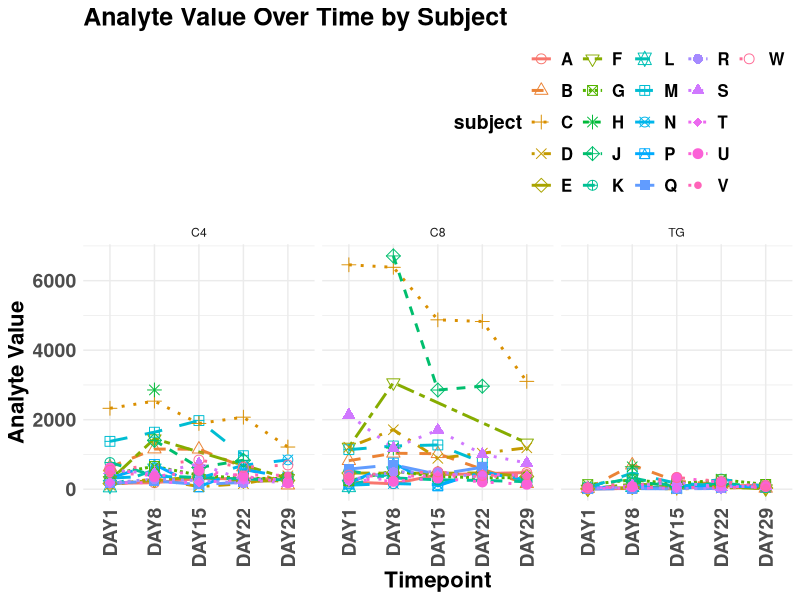
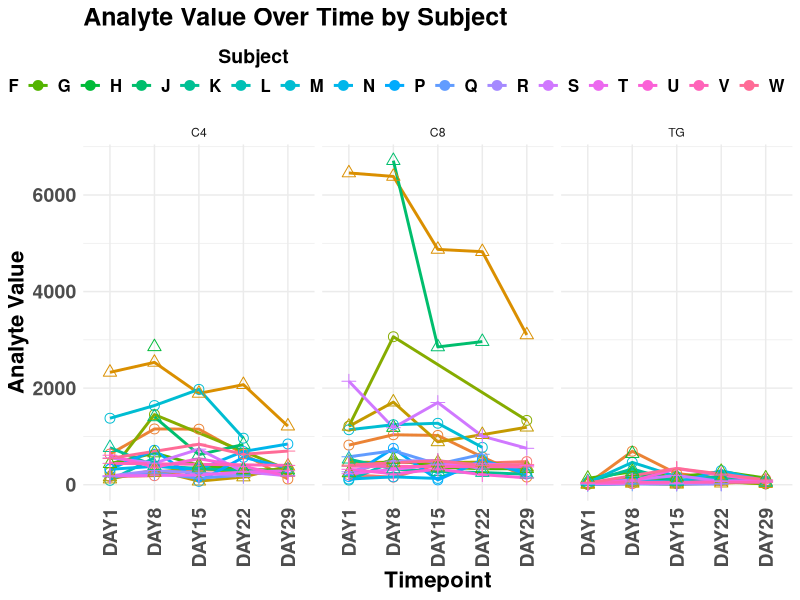
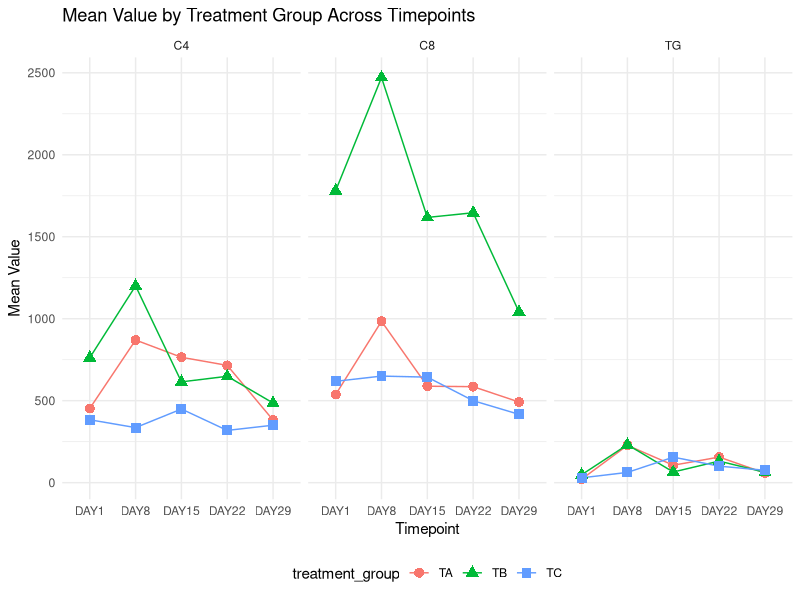
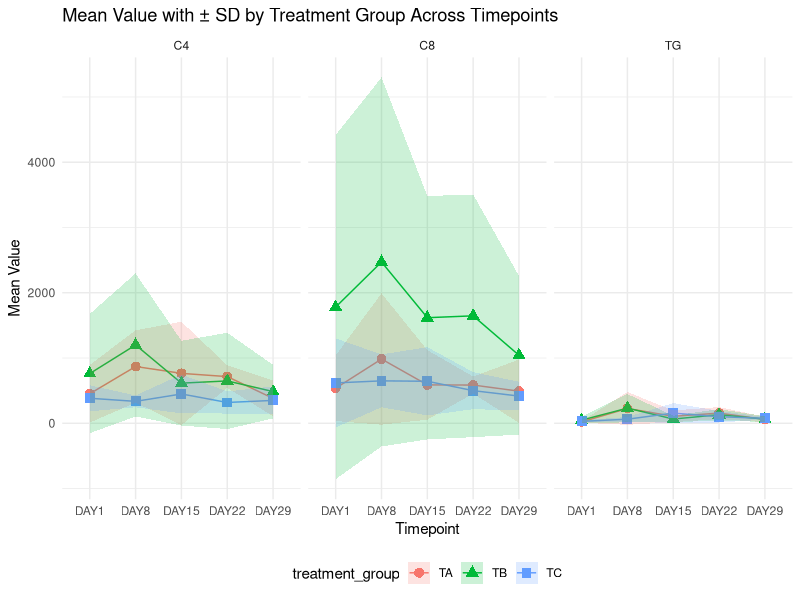

Reproduce these figures in R, in order.
library(ggplot2)
library(reshape2)
library(dplyr)
library(tidyr)
library(car)
library(lmtest)
library(nortest)
library(multcomp)
library(emmeans)



# READING the DATA : 

x = read.delim("input.txt", header = T, sep="\t", stringsAsFactors = FALSE)
colnames(x)



# DATA EXPLORATION : 

print("the subjects enrolled in the study :")
table(x$subject)
print("the number of subjects is :")
length(unique(x$subject))
print("the timepoints :")
table(x$timepoint)
print("the markers :")
table(x$marker)
print("the treatment groups :")
table(x$treatment_group)

# coding subject, timepoint, marker, treatment_group as FACTORS

x$subject <- factor(x$subject)
x$timepoint <- factor(x$timepoint)
x$marker <- factor(x$marker)
x$treatment_group <- factor(x$treatment_group)

# ensuring that 'timepoint' is a factor with the desired order of days
x$timepoint <- factor(x$timepoint, levels = c("DAY1", "DAY8", "DAY15", "DAY22", "DAY29"))



# 1. Longitudinal plotting: Please construct a graph with timepoints on the x-axis, analyte value on the y-axis. 
# Each subject should be a line. 
# Use shape, color and faceting to represent other aspects of the longitudinal data



# Define 21 shape values
# http://www.cookbook-r.com/Graphs/Shapes_and_line_types/

shape_values <- c(1, 2, 3, 4, 5, 6, 7, 8, 9, 10, 11, 12, 13, 14, 15, 16, 17, 18, 19, 20, 21)

# Define 21 line types

line_types <- c(
  "solid",      # Length 1
  "dashed",     # Length 2
  "dotted",     # Length 2
  "dotdash",    # Length 2
  "longdash",   # Length 2
  "twodash",    # Length 2
  "11",         # Length 2
  "22",         # Length 2
  "33",         # Length 2
  "44",         # Length 2
  "55",         # Length 2
  "66",         # Length 2
  "77",         # Length 2
  "88",         # Length 2
  "99",         # Length 2
  "1212",       # Length 4
  "1313",       # Length 4
  "1414",       # Length 4
  "1515",       # Length 4
  "1616",       # Length 4
  "1717"        # Length 4
)

# possibility 1 of visualization : each subject is coded by a COLOR and a SHAPE

# Each subject is coded by a COLOR and a SHAPE

options(repr.plot.width = 14, repr.plot.height = 12)

p <- ggplot(x, aes(x = timepoint, y = analyte_value, group = subject, color = subject, linetype = subject, shape = subject)) +
  geom_line(size = 1) +  # Line for each subject, colored by subject
  geom_point(size = 3) +  # Points for each measurement, shaped by subject
  facet_wrap(~ marker) +  # Faceting by marker
  labs(title = "Analyte Value Over Time by Subject", x = "Timepoint", y = "Analyte Value") +
  scale_linetype_manual(values = line_types) +  # Apply custom line types
  scale_shape_manual(values = shape_values) +  # Apply custom shapes
  theme_minimal() +
  theme(
    legend.position = "top",  # Position legends at the top
    legend.box = "horizontal",  # Arrange legends horizontally
    legend.justification = c(1, 1),  # Justify legend to the top right
    axis.text.x = element_text(size = 14, angle = 90, vjust = 0.5, hjust = 1, face = "bold"),  # Increase size and thickness of x-axis labels
    axis.text.y = element_text(size = 14, face = "bold"),  # Increase size and thickness of y-axis labels
    axis.title.x = element_text(size = 16, face = "bold"),  # Increase size and thickness of x-axis title
    axis.title.y = element_text(size = 16, face = "bold"),  # Increase size and thickness of y-axis title
    plot.title = element_text(size = 18, face = "bold"),  # Increase size and thickness of plot title
    legend.text = element_text(size = 12, face = "bold"),  # Increase size and thickness of legend text
    legend.title = element_text(size = 14, face = "bold")  # Increase size and thickness of legend title
  ) 
# Print the plot
print(p)

# possibility 2 of visualization : each subject is coded by a COLOR, the Treatment Group is coded by a SHAPE

# Each subject is coded by a COLOR, the Treatment Group is code by a SHAPE

options(repr.plot.width = 14, repr.plot.height = 12)

p <- ggplot(x, aes(x = timepoint, y = analyte_value, group = subject, color = subject, shape = treatment_group)) +
  geom_line(size = 1) +  # Line for each subject, colored by subject
  geom_point(size = 3) +  # Points for each measurement, shaped by treatment group
  facet_wrap(~ marker) +  # Faceting by marker
  labs(title = "Analyte Value Over Time by Subject", x = "Timepoint", y = "Analyte Value") +
  scale_shape_manual(values = shape_values) +  # Apply custom shapes
  theme_minimal() +
  theme(
    legend.position = "top",  # Position legends at the top
    legend.box = "horizontal",  # Arrange legends horizontally
    legend.justification = c(1, 1),  # Justify legend to the top right
    axis.text.x = element_text(size = 14, angle = 90, vjust = 0.5, hjust = 1, face = "bold"),  # Increase size and thickness of x-axis labels
    axis.text.y = element_text(size = 14, face = "bold"),  # Increase size and thickness of y-axis labels
    axis.title.x = element_text(size = 16, face = "bold"),  # Increase size and thickness of x-axis title
    axis.title.y = element_text(size = 16, face = "bold"),  # Increase size and thickness of y-axis title
    plot.title = element_text(size = 18, face = "bold"),  # Increase size and thickness of plot title
    legend.text = element_text(size = 12, face = "bold"),  # Increase size and thickness of legend text
    legend.title = element_text(size = 14, face = "bold")  # Increase size and thickness of legend title
  ) +
  guides(
    color = guide_legend(title = "Subject", title.position = "top", title.hjust = 0.5, nrow = 1),
    shape = guide_legend(title = "Treatment Group", title.position = "top", title.hjust = 0.5, nrow = 1)
  )

# Print the plot
print(p)



# 2. Please provide a version of the above graph as Mean ± SD with each treatment group’s mean connected by a line, 
# and a unique shape and color for each treatment group. 
# The objective is to understand how the mean analyte value for each group changes with treatment. 
# Use various features of the graphs to highlight different aspects.



# Calculate mean and SD for each combination of timepoint, marker, and treatment group

x_summary <- x %>%
  group_by(timepoint, marker, treatment_group) %>%
  summarise(
    mean_value = mean(analyte_value),
    sd_value = sd(analyte_value),
    .groups = 'drop'
  )

print(x_summary)

z = as.data.frame(x_summary)
head(z, 2)

ggplot(z, aes(x = timepoint, y = mean_value, group = treatment_group, color = treatment_group, shape = treatment_group)) +
  geom_line() +
  geom_point(size = 3) +
  facet_wrap(~ marker) + 
  labs(
    x = "Timepoint",
    y = "Mean Value",
    title = "Mean Value by Treatment Group Across Timepoints"
  ) +
  theme_minimal() +
  theme(legend.position = "bottom") +
  scale_x_discrete(limits = c("DAY1", "DAY8", "DAY15", "DAY22", "DAY29")) 

# To visualize the mean_value along with mean_value ± sd_value on the plot, 
# we add shaded error bands around the lines by using geom_ribbon() in ggplot2, 
# which allows us to create shaded areas representing the standard deviation

ggplot(z, aes(x = timepoint, y = mean_value, group = treatment_group, color = treatment_group, shape = treatment_group)) +
  geom_line() +
  geom_point(size = 3) +
  geom_ribbon(aes(ymin = mean_value - sd_value, ymax = mean_value + sd_value, fill = treatment_group), alpha = 0.2, color = NA) +
  facet_wrap(~ marker) + 
  labs(
    x = "Timepoint",
    y = "Mean Value",
    title = "Mean Value with ± SD by Treatment Group Across Timepoints"
  ) +
  theme_minimal() +
  theme(legend.position = "bottom") +
  scale_x_discrete(limits = c("DAY1", "DAY8", "DAY15", "DAY22", "DAY29")) # Ensures timepoints are ordered




# 3. Please convert the input data table to another table in which each timepoint become a separate column filled 
# with corresponding analyte values and other columns remain.



# we could reformat the data by using either the package "reshape2", or dplyr / tidyr (tidyverse collection)



# to reformat the data by using reshape2 package :

x_wide <- reshape(
  x,
  idvar = c("subject", "marker", "treatment_group"),  # Variables to keep constant
  timevar = "timepoint",                              # Variable that will become columns
  direction = "wide",                                 # Convert from long to wide format
  v.names = "analyte_value"                           # Values to spread across the new columns
)

# Print the transformed data
colnames(x_wide)
head(x_wide, 2)
tail(x_wide, 2)

# Another way to reformat by using tidyverse / dplyr / tidyr functions
xy_wide <- x %>%
 pivot_wider(
    names_from = timepoint,
    values_from = analyte_value,
    names_prefix = "analyte_value."
  )

# Print the transformed data
colnames(xy_wide)
head(xy_wide, 2)
tail(xy_wide, 2)
